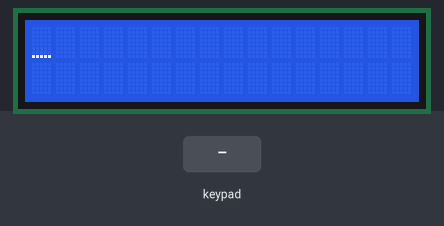
A sketch run on a simulated Arduino Uno, built with avr-gcc and run on an emulated ATmega328P. Shown: 16×2 character LCD. The test bench sets the inputs (shaded band).

Above: at 1.2 s.
1.3 s: key 'B' pressed
At 1.6 s:
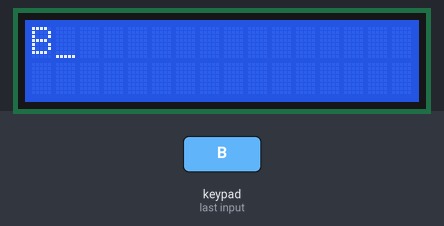
2.8 s: key 'R' pressed
At 4.0 s:
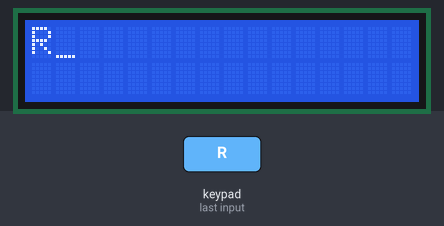
4.3 s: key 'Y' pressed
At 5.1 s:
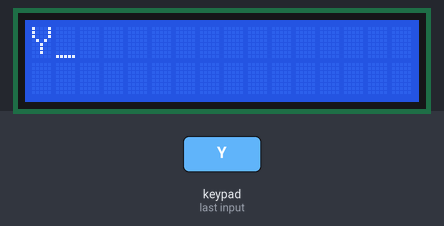
5.8 s: key 'G' pressed
At 6.3 s:
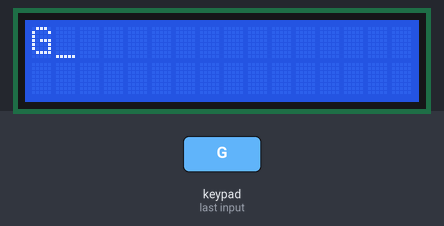
7.3 s: key 'C' pressed
At 8.5 s:
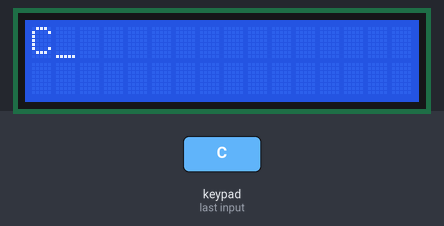
8.8 s: key 'M' pressed
At 9.8 s:
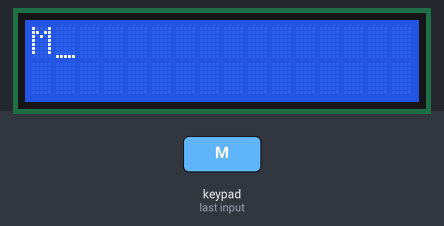
Timing chart, 0 to 11.3 s (numbered marks = the images above; inputs shaded):
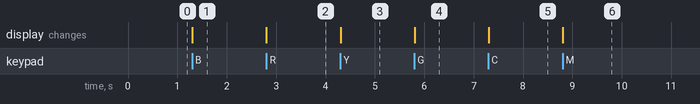

The sketch:

key2.0.ino
```cpp
#include <Keypad.h>
#include <LiquidCrystal.h>

LiquidCrystal lcd(12, 11, 5, 4, 3, 2);
const byte ROWS = 2; //four rows
const byte COLS = 3; //three columns
char keys[ROWS][COLS] = {
  {'B','R','Y'},
  {'G','C','M'}
};
byte rowPins[ROWS] = {9, 10}; //connect to the row pinouts of the keypad
byte colPins[COLS] = {8, 7, 6}; //connect to the column pinouts of the keypad

Keypad keypad = Keypad( makeKeymap(keys), rowPins, colPins, ROWS, COLS );

void setup(){
  Serial.begin(9600);
  lcd.begin(16, 2);
  lcd.cursor();
}

void loop(){
  char key = keypad.getKey();

  if (key != NO_KEY){
    lcd.clear();
    //Serial.println(key);
    lcd.write(key);
  }
}
```

Measured:
- after the input at 1.3 s, the display: changes at once (image 1)
- after the input at 2.8 s, the display: changes at once (image 2)
- after the input at 4.3 s, the display: changes at once (image 3)
- after the input at 5.8 s, the display: changes at once (image 4)
- after the input at 7.3 s, the display: changes at once (image 5)
- after the input at 8.8 s, the display: changes at once (image 6)
